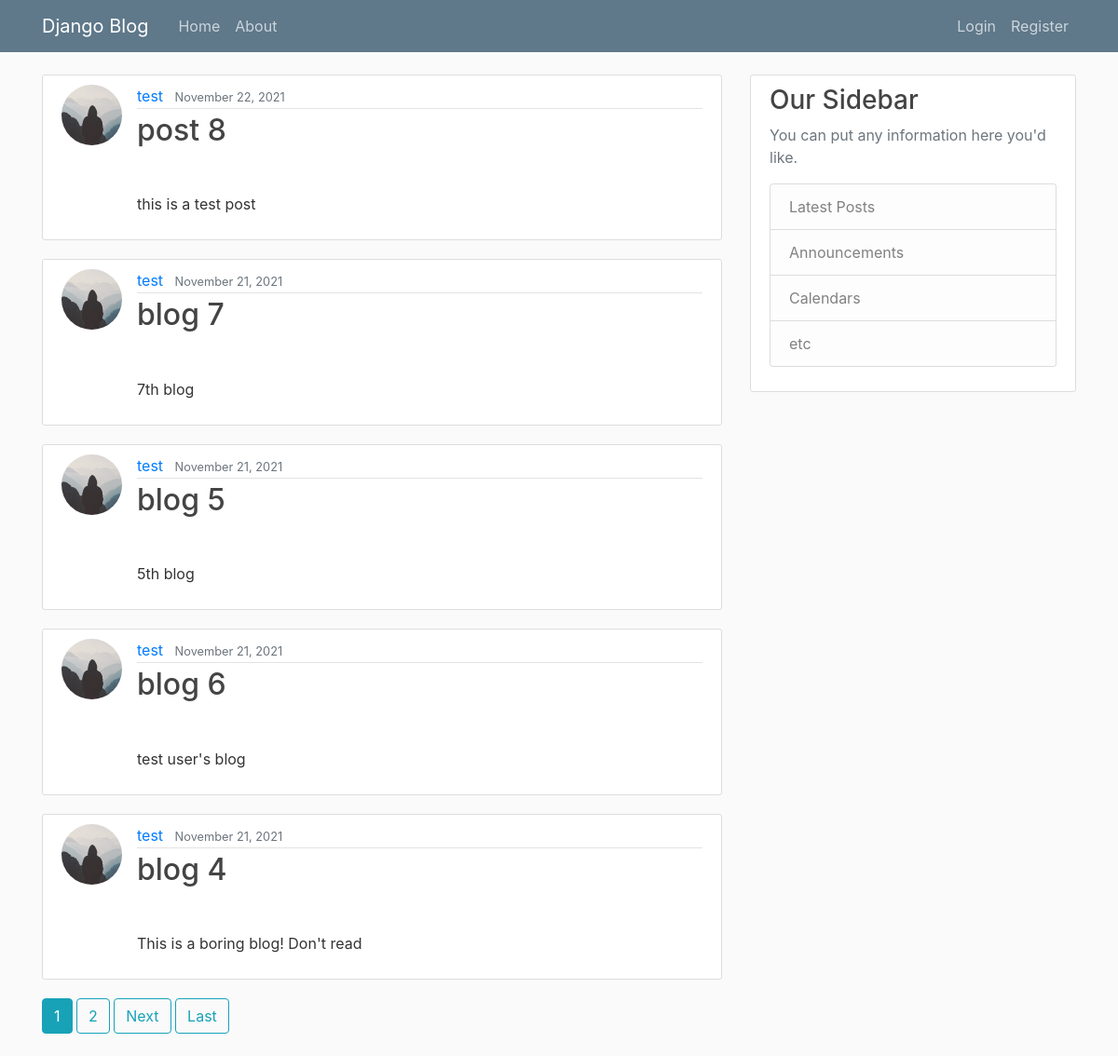
The app's page /, older data.
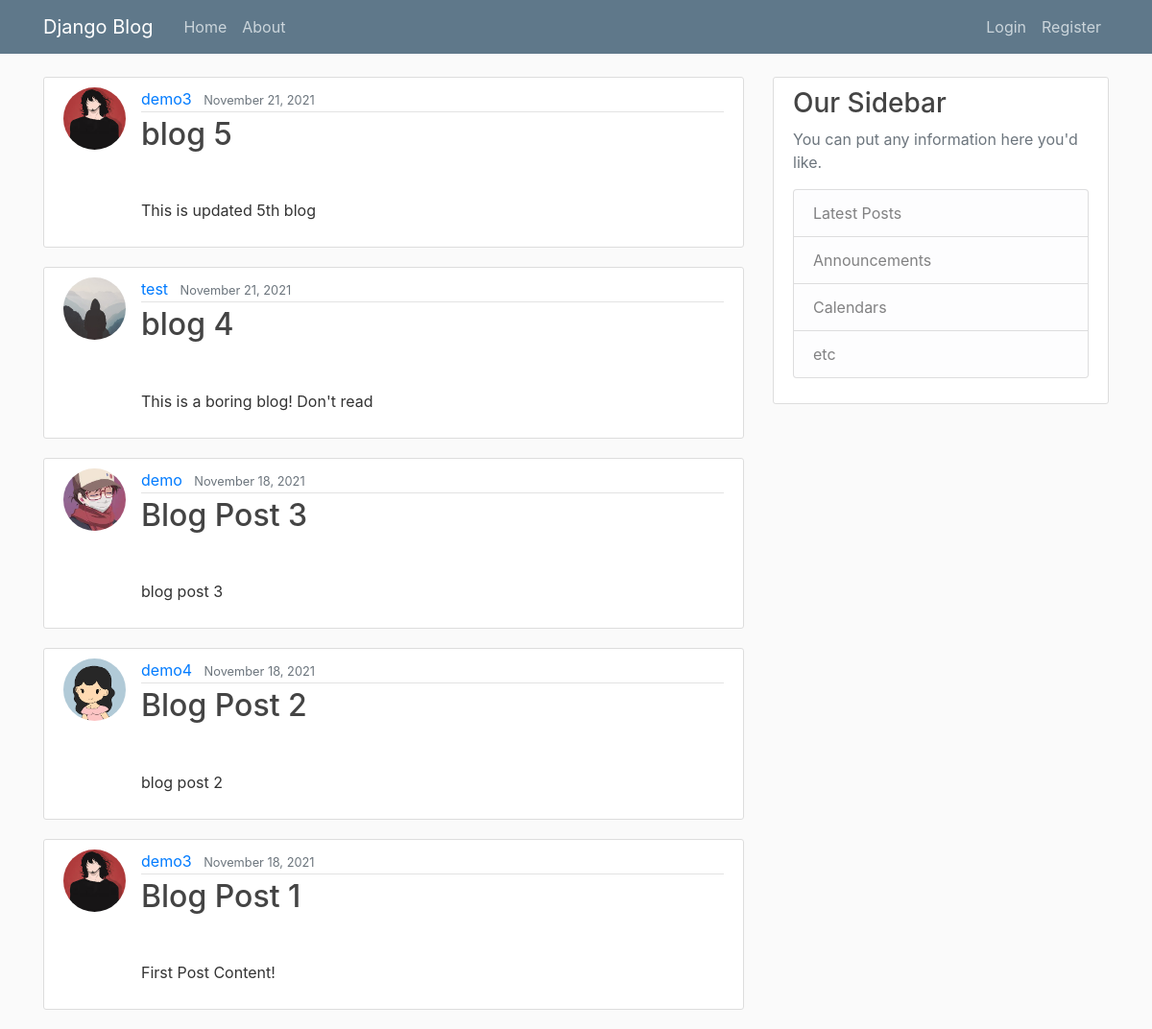
The same page, newer data.
### blog/models.py (models this page shows, shortened)
class Post(models.Model):
    title = models.CharField(max_length=100)
    Content = models.TextField()
    date_posted = models.DateTimeField(default = timezone.now)
    author = models.ForeignKey(User, on_delete=models.CASCADE)

### users/models.py (models this page shows, shortened)
class Profile(models.Model):
    user = models.OneToOneField(User, on_delete=models.CASCADE)
    image = models.ImageField(default = 'default.jpg', upload_to = 'profile_pics')

### blog/views.py (the view)
# urls.py: path('', PostListView.as_view(), name='blog-home'),
class PostListView(ListView):
    model = Post
    template_name = 'blog/home.html'  # <app>/<model>_<viewtype>.html
    context_object_name = 'posts'
    ordering = ['-date_posted']
    paginate_by = 5

### blog/templates/blog/home.html (shortened to what this page needs)
{% extends "blog/base.html" %}
{% block content %}
    {% for post in posts %}
    <article class="media content-section">
    <img class="rounded-circle article-img" src="{{ post.author.profile.image.url }}">
        <div class="media-body">
        <div class="article-metadata">
            <a class="mr-2" href="#">{{ post.author }}</a>
            <small class="text-muted">{{ post.date_posted|date:"F d, Y" }}</small>
        </div>
        <h2><a class="article-title" href="{% url 'post-detail' post.id %}">{{ post.title }}</a></h2>
        <p class="article-content">
            {{ post.Content|linebreaks|safe|truncatewords:20 }}
        </p>
        </div>
   </article>
    {% endfor %}
    {% if is_paginated %}
      {% for num in page_obj.paginator.page_range %}
        {% if page_obj.number == num %}
          <a class="btn btn-info mb-4" href="?page={{ num }}">{{ num }}</a>
        {% elif num > page_obj.number|add:'-3' and num < page_obj.number|add:'3' %}
          <a class="btn btn-outline-info mb-4" href="?page={{ num }}">{{ num }}</a>
        {% endif %}
      {% endfor %}
      {% if page_obj.has_next %}
        <a class="btn btn-outline-info mb-4" href="?page={{ page_obj.next_page_number }}">Next</a>
        <a class="btn btn-outline-info mb-4" href="?page={{ page_obj.paginator.num_pages }}">Last</a>
      {% endif %}
    {% endif %}
{% endblock %}

### blog/templates/blog/base.html (shortened to what this page needs)
{% load static %}
<!DOCTYPE html>
<html>
<head>
    <link rel="stylesheet" href="https://maxcdn.bootstrapcdn.com/bootstrap/4.0.0/css/bootstrap.min.css">
    <link rel="stylesheet" type="text/css" href="{% static 'blog/main.css' %}">
</head>
<body>
    <header class="site-header">
      <nav class="navbar navbar-expand-md navbar-dark bg-steel fixed-top">
        <div class="container">
          <a class="navbar-brand mr-4" href="{% url 'blog-home' %}">Django Blog</a>
          <div class="collapse navbar-collapse" id="navbarToggle">
            <div class="navbar-nav mr-auto">
              <a class="nav-item nav-link" href="{% url 'blog-home' %}">Home</a>
              <a class="nav-item nav-link" href="{% url 'blog-about' %}">About</a>
            </div>
            <div class="navbar-nav">
              {% if user.is_authenticated %}
                <a class="nav-item nav-link" href="{% url 'profile' %}">Profile</a>
                <a class="nav-item nav-link" href="{% url 'post-create' %}">New Post</a>
                <a class="nav-item nav-link" href="{% url 'logout' %}">Logout</a>
              {% else %}
                <a class="nav-item nav-link" href="{% url 'login' %}">Login</a>
                <a class="nav-item nav-link" href="{% url 'register' %}">Register</a>
              {% endif %}
            </div>
          </div>
        </div>
      </nav>
    </header>
    <main role="main" class="container">
      <div class="row">
        <div class="col-md-8">
          {% block content %}{% endblock %}
        </div>
        <div class="col-md-4">
          <div class="content-section">
            <h3>Our Sidebar</h3>
            <p class='text-muted'>You can put any information here you'd like.
              <ul class="list-group">
                <li class="list-group-item list-group-item-light">Latest Posts</li>
                <li class="list-group-item list-group-item-light">Announcements</li>
                <li class="list-group-item list-group-item-light">Calendars</li>
                <li class="list-group-item list-group-item-light">etc</li>
              </ul>
            </p>
          </div>
        </div>
      </div>
    </main>
</body>
</html>

### blog/static/blog/main.css (style rules this page uses)
body { background: #fafafa; color: #333333; margin-top: 5rem; }
h1, h2, h3, h4, h5, h6 { color: #444444; }
ul { margin: 0; }
.bg-steel { background-color: #5f788a; }
.site-header .navbar-nav .nav-link { color: #cbd5db; }
.content-section { background: #ffffff; padding: 10px 20px; border: 1px solid #dddddd; border-radius: 3px; margin-bottom: 20px; }
.article-title { color: #444444; }
.article-content { white-space: pre-line; }
.article-img { height: 65px; width: 65px; margin-right: 16px; }
.article-metadata { padding-bottom: 1px; margin-bottom: 4px; border-bottom: 1px solid #e3e3e3 }

Row changes from the older to the newer data that the page shows:
removed Post: author.profile.image (placeholder picture), author "test", date_posted "November 22, 2021", title "post 8", Content "this is a test post"
removed Post: author.profile.image (placeholder picture), author "test", date_posted "November 21, 2021", title "blog 7", Content "7th blog"
removed Post: author.profile.image (placeholder picture), author "test", date_posted "November 21, 2021", title "blog 6", Content "test user's blog"
changed Post "blog 5": author.profile.image: picture added in place of a placeholder; author "test" → "demo3"; Content "5th blog" → "This is updated 5th blog"
now on this page (row unchanged): Post: author.profile.image (picture), author "demo", date_posted "November 18, 2021", title "Blog Post 3", Content "blog post 3"
now on this page (row unchanged): Post: author.profile.image (picture), author "demo4", date_posted "November 18, 2021", title "Blog Post 2", Content "blog post 2"
now on this page (row unchanged): Post: author.profile.image (picture), author "demo3", date_posted "November 18, 2021", title "Blog Post 1", Content "First Post Content!"
Text that changed along with them:
list line gone: "1"
list line gone: "2"
text no longer shown: "Next Last"
